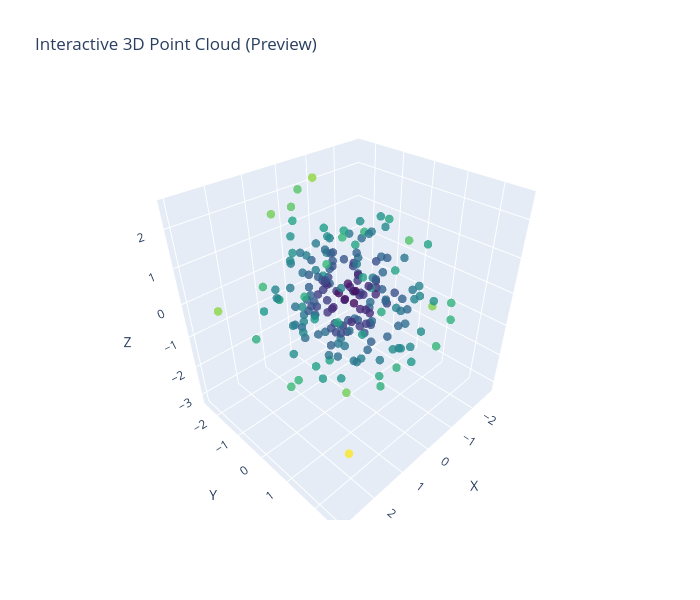

This figure's notebook cell:
### Code cell
# Test plotly for interactive plots
try:
    import plotly.graph_objects as go
    
    # Create interactive 3D scatter plot
    n_points = 200
    points_3d = np.random.randn(n_points, 3)
    colors = np.linalg.norm(points_3d, axis=1)
    
    fig = go.Figure(data=[go.Scatter3d(
        x=points_3d[:, 0],
        y=points_3d[:, 1],
        z=points_3d[:, 2],
        mode='markers',
        marker=dict(
            size=5,
            color=colors,
            colorscale='Viridis',
            opacity=0.8
        )
    )])
    
    fig.update_layout(
        title='Interactive 3D Point Cloud (Preview)',
        scene=dict(
            xaxis_title='X',
            yaxis_title='Y',
            zaxis_title='Z'
        ),
        width=700,
        height=600
    )
    
    fig.show()
    print("Plotly interactive plots are working!")
    
except Exception as e:
    print(f"Plotly test failed: {e}")
    print("Interactive plots may not work, but you can still use matplotlib.")

### Figure 1 — Plotly figure (JSON) as saved in the notebook; plotly's stock layout.template omitted (floating-point values rounded to 4 significant figures; data arrays with more than 128 entries replaced by an {"elided": "..."} marker saying what was removed)
{"data": [{"marker": {"color": {"elided": "200 float values"}, "colorscale": [[0, "#440154"], [0.1111, "#482878"], [0.2222, "#3e4989"], [0.3333, "#31688e"], [0.4444, "#26828e"], [0.5556, "#1f9e89"], [0.6667, "#35b779"], [0.7778, "#6ece58"], [0.8889, "#b5de2b"], [1, "#fde725"]], "opacity": 0.8, "size": 5}, "mode": "markers", "type": "scatter3d", "x": {"elided": "200 float values"}, "y": {"elided": "200 float values"}, "z": {"elided": "200 float values"}}], "layout": {"height": 600, "scene": {"xaxis": {"title": {"text": "X"}}, "yaxis": {"title": {"text": "Y"}}, "zaxis": {"title": {"text": "Z"}}}, "title": {"text": "Interactive 3D Point Cloud (Preview)"}, "width": 700}}
